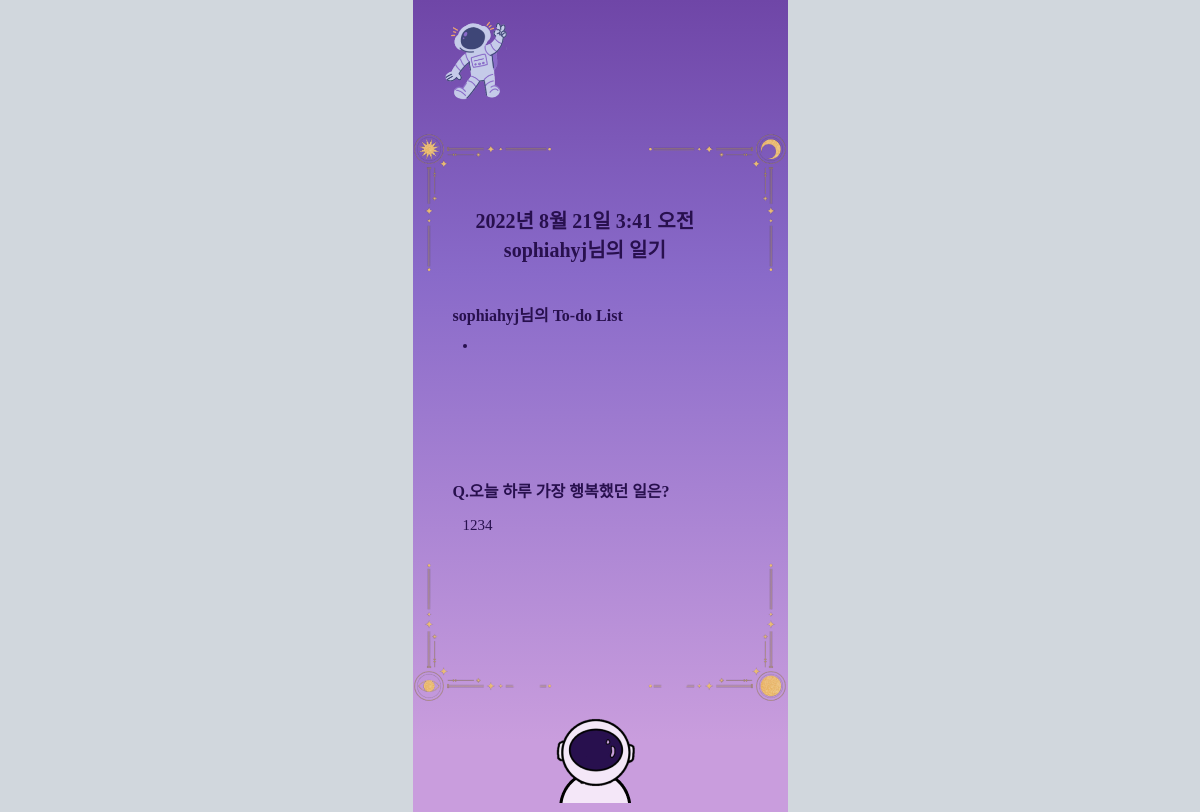
Before: /detail/21 with the older database file.
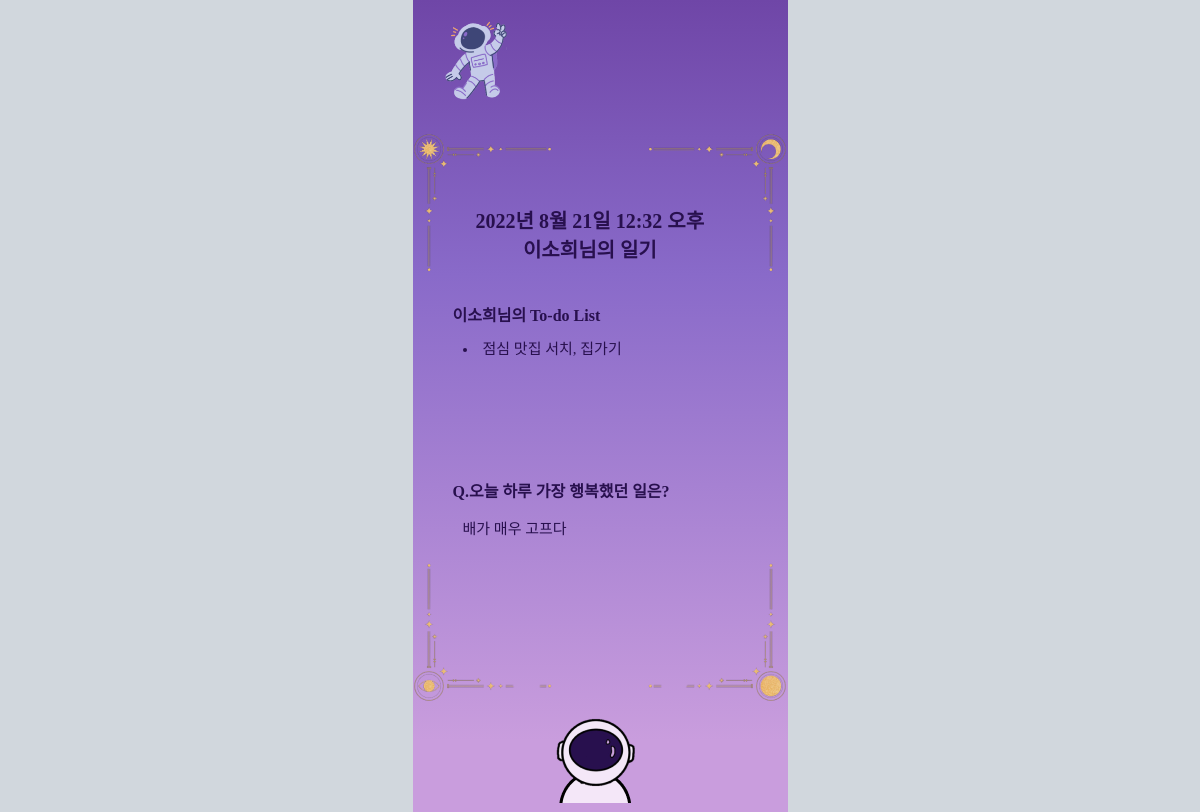
After: the same page with the newer database file.
### diaryApp/models.py (models this page shows, shortened)
class Diary(models.Model):
    todos = models.TextField(max_length=50, null=True)
    content = models.TextField(max_length=100, null=True)
    diary_created_at  = models.DateTimeField(auto_now_add=True, null=True)
    creator = models.ForeignKey(User, on_delete=models.CASCADE, related_name="diary")

### diaryApp/views.py (the view)
# urls.py: path('detail/<int:diary_pk>', views.detail, name='detail'),
def detail(request, diary_pk):
    diary = Diary.objects.get(pk=diary_pk)
    return render(request, 'detail.html', {'diary': diary})

### diaryApp/templates/detail.html (shortened to what this page needs)
{% extends 'base.html' %}
{% load static %}
{% block style %}
    <link rel="stylesheet" type="text/css" href="{% static 'diaryApp/detail.css' %}">
{% endblock style %}
{% block content %}
    <div class="container">
        <div class="header">
            <a href="{% url 'index' %}">
                <img class="logo" src="../static/images/우주 일기 3.png">
            </a>
        </div>
        <div class="outer">
            <img src="../static/images/frame.png">
                <div class="date" style="text-align: center;">
                    {{diary.diary_created_at}} <br>
                    {{diary.creator}}님의 일기
                </div>
                <div class="todo_list">{{diary.creator}}님의 To-do List</div>
                    <li>{{diary.todos}}</li>
                <div class="diary_question">Q.오늘 하루 가장 행복했던 일은?</div>
                    <p>{{diary.content}}</p>
            </div>
        <div class="footerimg">
            <img src="../static/images/footerimg.png" style="padding-left: 140px;">
        </div>
        </div>
    </div>
{% endblock content %}

Changed rows visible on the page:
changed Diary: diary_created_at "2022년 8월 21일 3:41 오전" → "2022년 8월 21일 12:32 오후"; creator "sophiahyj" → "이소희"; todos (not shown) → "점심 맛집 서치, 집가기"; content "1234" → "배가 매우 고프다"
